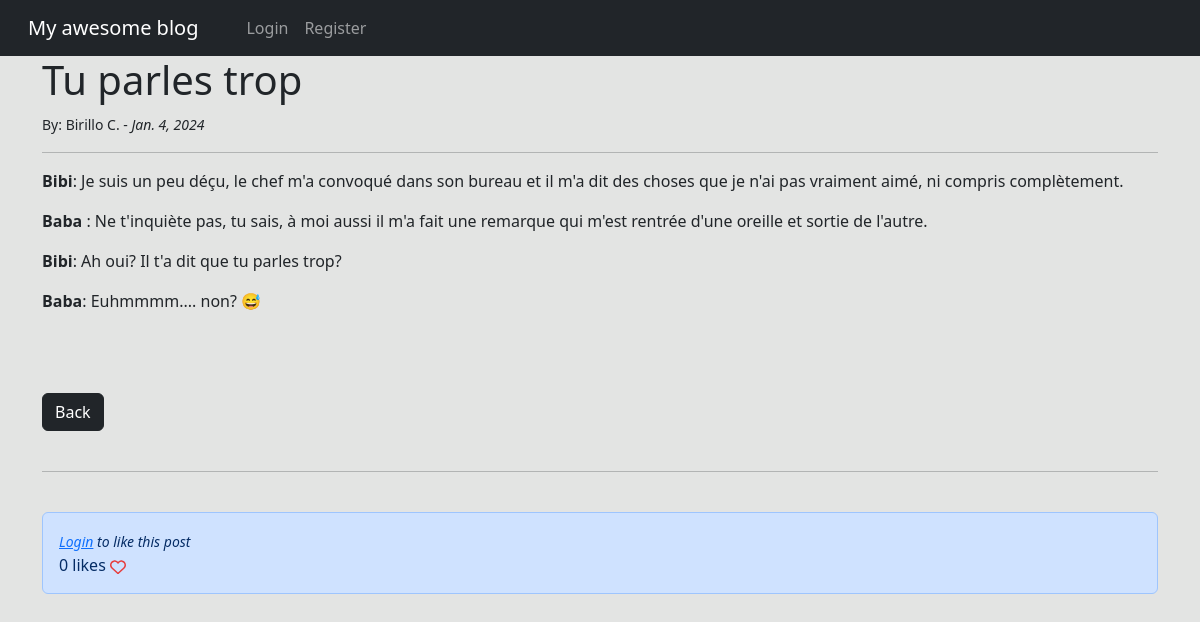
Page /article/22 on the committed database.
### theblog/models.py (models this page shows, shortened)
class Post(models.Model):
    title = models.CharField(max_length=255)
    title_tag = models.CharField(max_length=255)
    body = RichTextField(blank=True, null=True)
    author = models.ForeignKey(User, on_delete=models.CASCADE)
    post_date = models.DateField(auto_now_add=True)
    likes = models.ManyToManyField(User, related_name='blog_posts')
    summary = models.CharField(max_length=255)
    def total_likes(self):
        return self.likes.count()

### theblog/views.py (the view)
# urls.py: path('article/<int:pk>', ArticleDetailView.as_view(), name="article-detail"),
class ArticleDetailView(DetailView):
    model = Post
    template_name = 'article_details.html'
    def get_context_data(self, *args, **kwargs):
        context = super(ArticleDetailView, self).get_context_data()
        get_post = get_object_or_404(Post, id=self.kwargs['pk'])
        total_likes = get_post.total_likes()
        liked = False
        if get_post.likes.filter(id=self.request.user.id).exists():
            liked = True
        context['total_likes'] = total_likes
        context['liked'] = liked
        return context

### theblog/templates/article_details.html (shortened to what this page needs)
{% extends "base.html" %} {% block title %} {{ post.title_tag }} {% endblock %}
{% block content %}
<h1>{{ post.title }}</h1>
<small>
  By: {{ post.author.first_name }} {{post.author.last_name | first }}. -
  <i> {{ post.post_date }} </i>
</small>
<hr />
{{ post.body|safe }} {% comment %} safe is used to render html tags {% endcomment %}
<br />
<a class="btn btn-dark bg-dark" href="{% url 'home' %}">Back</a>
<br />
<br />
<hr />
<br />
<div class="alert alert-primary" role="alert">
  <form method="POST" action="{% url 'like_post' post.pk %}">
    {% if user.is_authenticated %}
      {% if liked %}
        <button
            type="submit"
            name="post_id"
            value="{{ post.id }}"
            class="btn btn-danger btn-sm">
            Unike
        </button>
      {% else %}
        <button
          type="submit"
          name="post_id"
          value="{{ post.id }}"
          class="btn btn-primary btn-sm">
          Like
        </button>
      {% endif %}
    {% else %}
        <small><em><a href="{% url 'login' %}">Login</a> to like this post </em><br/> </small>
    {% endif %}
  {% if total_likes == 1 %}
      {{ total_likes }} like
  {% else %}
      {{ total_likes }} likes
  {% endif %}
</form>
</div>
{% endblock %}

### rows in the picture
Post: title "Tu parles trop", author.first_name "Birillo", author.last_name|first "C", post_date "Jan. 4, 2024", body "Bibi : Je suis un peu déçu, le chef m'a convoqué dans son bureau et il m'a dit des choses que je n'ai pas vraiment aimé, ni compris complètement. Baba : Ne t'inquiète pas, tu sais, à moi aussi il m'a fait une remarque qui m'est rentrée d'une oreille et sortie de l'autre. Bibi : Ah oui? Il t'a dit que tu parles trop? Baba : Euhmmmm.... non? 😅"

### other values in the picture
{{ total_likes }} "0"
